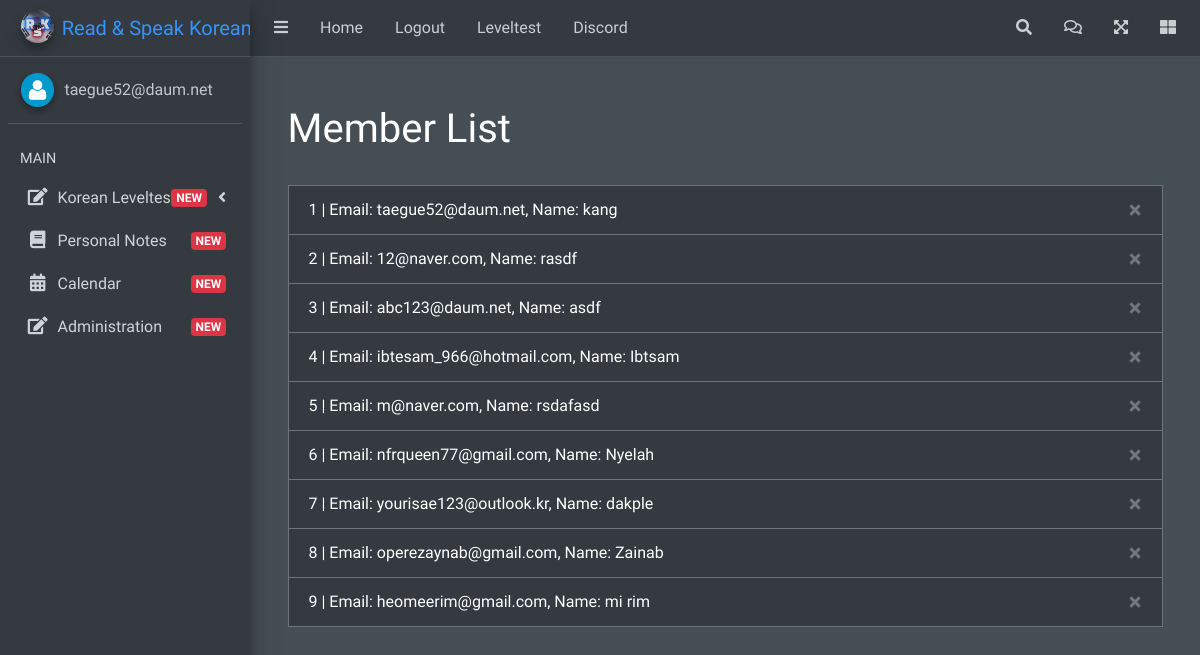
Before: /members (signed in) with the older database file.
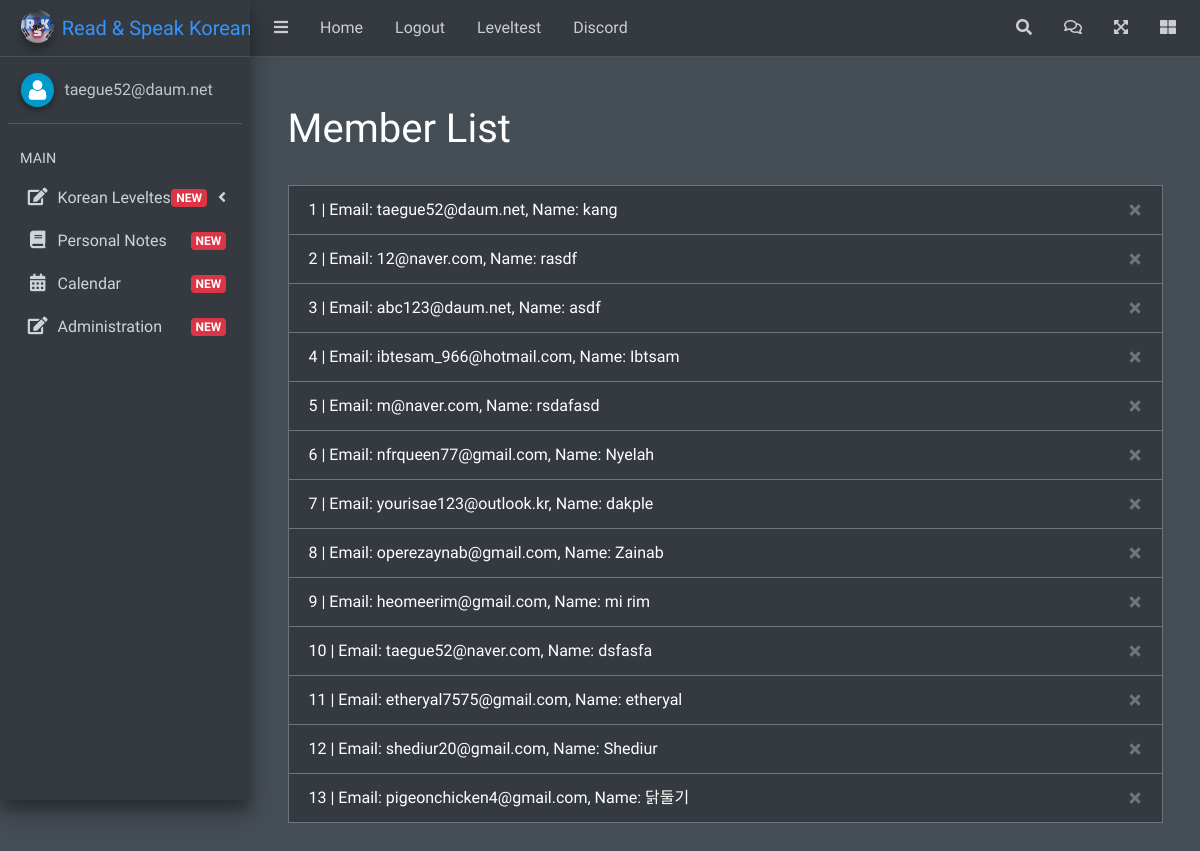
After: the same page with the newer database file.
### website/models.py (models this page shows)
class User(db.Model, UserMixin):
    id = db.Column(db.Integer, primary_key=True)
    email = db.Column(db.String(150), unique=True)
    password = db.Column(db.String(150))
    first_name = db.Column(db.String(150))
    notes = db.relationship('Note')
    scores = db.relationship('Score')
    scores_updown = db.relationship('Score_UpDown')

### website/auth.py (the view, shortened to what this page needs)
@auth.route('/members', methods=['GET', 'POST'])
@login_required
def members():
  users = User.query.all()
  return render_template("members.html", user=current_user, users = users, admin = admin)

### website/__init__.py (called while the page is built)
def create_app():
    app = Flask(__name__)
    app.config['SECRET_KEY'] = 'hjshjhdjah kjshkjdhjs'
    app.config['SQLALCHEMY_DATABASE_URI'] = f'sqlite:///{DB_NAME}'
    db.init_app(app)
    from .views import views
    from .auth import auth
    app.register_blueprint(views, url_prefix='/')
    app.register_blueprint(auth, url_prefix='/')
    from .models import User, Note
    create_database(app)
    login_manager = LoginManager()
    login_manager.login_view = 'auth.login'
    login_manager.init_app(app)
    @login_manager.user_loader
    def load_user(id):
        return User.query.get(int(id))
    return app

### website/templates/members.html
{% extends "base.html" %} {% block title %}Level Test Result{% endblock %} {% block
content %}
<div class="container">
  <div class="content-wrapper">
    <br><br>
    <form method="POST">
      <h1>Member List</h1><br>
      {% for n in users %}
      <li class="list-group-item">
        {{n.id}} |
        Email: {{n.email}},
        Name: {{n.first_name}}
        <button type="button" class="close" onClick="deleteUser({{ n.id }})">
          <span aria-hidden="true">&times;</span>
        </button>
      </li>
      {% endfor %}
    </form>
  </div>
</div>
{% endblock %}

### website/templates/base.html (shortened to what this page needs)
<!DOCTYPE html>
<html>
<head>
  <link rel="stylesheet" href="https://cdnjs.cloudflare.com/ajax/libs/font-awesome/5.8.2/css/all.min.css">
  <link rel="stylesheet" href="{{ url_for('static', filename='./css/OverlayScrollbars.min.css') }}">
  <link rel="stylesheet" href="{{ url_for('static', filename='./css/adminlte.min.css') }}">
  <link rel="stylesheet" href="{{ url_for('static', filename='./css/main.css') }}">
</head>
<body class="hold-transition dark-mode sidebar-mini layout-fixed layout-navbar-fixed layout-footer-fixed">
  <div class="wrapper">
    <nav class="main-header navbar navbar-expand navbar-dark">
      <ul class="navbar-nav">
        <li class="nav-item">
          <a class="nav-link" data-widget="pushmenu" href="#" role="button"><i class="fas fa-bars"></i></a>
        </li>
        {% if user.is_authenticated %}
        <a class="nav-item nav-link" id="home" href="/">Home</a>
        <a class="nav-item nav-link" id="logout" href="/logout">Logout</a>
        <a class="nav-item nav-link" id="leveltest" href="/leveltest">Leveltest</a>
        <a class="nav-item nav-link" id="discord" href="https://discord.gg/JsZfNMTPVf">Discord</a>
        {% else %}
        <a class="nav-item nav-link" id="login" href="/login">Login</a>
        <a class="nav-item nav-link" id="signUp" href="/sign-up">SignUp</a>
        <a class="nav-item nav-link" id="discord" href="https://discord.gg/JsZfNMTPVf">Discord</a>
        {% endif %}
      </ul>
      <ul class="navbar-nav ml-auto">
        <li class="nav-item">
          <a class="nav-link" data-widget="navbar-search" href="#" role="button">
            <i class="fas fa-search"></i>
          </a>
        </li>
        <li class="nav-item dropdown">
          <a class="nav-link" data-toggle="dropdown" href="#">
            <i class="far fa-comments"></i>
          </a>
        </li>
        <li class="nav-item">
          <a class="nav-link" data-widget="fullscreen" href="#" role="button">
            <i class="fas fa-expand-arrows-alt"></i>
          </a>
        </li>
        <li class="nav-item">
          <a class="nav-link" data-widget="control-sidebar" data-slide="true" href="#" role="button">
            <i class="fas fa-th-large"></i>
          </a>
        </li>
      </ul>
    </nav>
    <aside class="main-sidebar sidebar-dark-primary elevation-4">
      <a href="/" class="brand-link">
        <img src="{{ url_for('static', filename='./img/SKR_logo.jpg') }}" alt="AdminLTE Logo" class="brand-image img-circle elevation-3" style="opacity: .8">
        <span class="brand-text font-weight-light">Read & Speak Korean</span>
      </a>
      <div class="sidebar">
        {% if user.is_authenticated %}
          <div class="user-panel mt-3 pb-3 mb-3 d-flex">
            <div class="image">
              <img src="{{ url_for('static', filename='./img/user_logo.jpg') }}" class="img-circle elevation-2" alt="User Image">
            </div>
            <div class="info">
                <a href="#" class="d-block">{{ user.email }}</a>
            </div>
          </div>
        {% endif %}
        <nav class="mt-2">
          <ul class="nav nav-pills nav-sidebar flex-column" data-widget="treeview" role="menu" data-accordion="false">
          {% if user.is_authenticated %}
            <li class="nav-header">MAIN</li>
            <li class="nav-item">
              <a href="#" class="nav-link">
                <i class="nav-icon fas fa-edit"></i>
                <p>
                  Korean Leveltest
                  <i class="fas fa-angle-left right"></i>
                  <span class="right badge badge-danger">NEW</span>
                </p>
              </a>
            </li>
            <li class="nav-item">
              <a href="/notes" class="nav-link">
                <i class="nav-icon fas fa-book"></i>
                <p>
                  Personal Notes
                  <span class="right badge badge-danger">NEW</span>
                </p>
              </a>
            </li>
            <li class="nav-item">
              <a href="/calendar" class="nav-link">
                <i class="nav-icon fas fa-calendar-alt"></i>
                <p>
                  Calendar
                  <span class="right badge badge-danger">NEW</span>
                </p>
              </a>
            </li>
            {% for n in admin %}
              {% if user.email != n %}
              {% else %}
                <li class="nav-item">
                  <a href="/members" class="nav-link">
                    <i class="nav-icon fas fa-edit"></i>
                      <p>
                        Administration
                        <span class="right badge badge-danger">NEW</span>
                      </p>
                  </a>
                </li>
              {% endif %}
            {% endfor %}
          {% endif %}
          </ul>
        </nav>
      </div>
    </aside>
    <div class="container-fluid">
      {% block content %} {% endblock %}
    </div>
    </div>
</body>
</html>

### website/static/css/main.css (style rules this page uses)
:root { --fc-daygrid-event-dot-width: 8px; }
:root { --fc-list-event-dot-width: 10px; --fc-list-event-hover-bg-color: #f5f5f5; }

Changed rows visible on the page:
added User: id "10", email "taegue52@naver.com", first_name "dsfasfa"
added User: id "11", email "etheryal7575@gmail.com", first_name "etheryal"
added User: id "12", email "shediur20@gmail.com", first_name "Shediur"
added User: id "13", email "pigeonchicken4@gmail.com", first_name "닭둘기"
